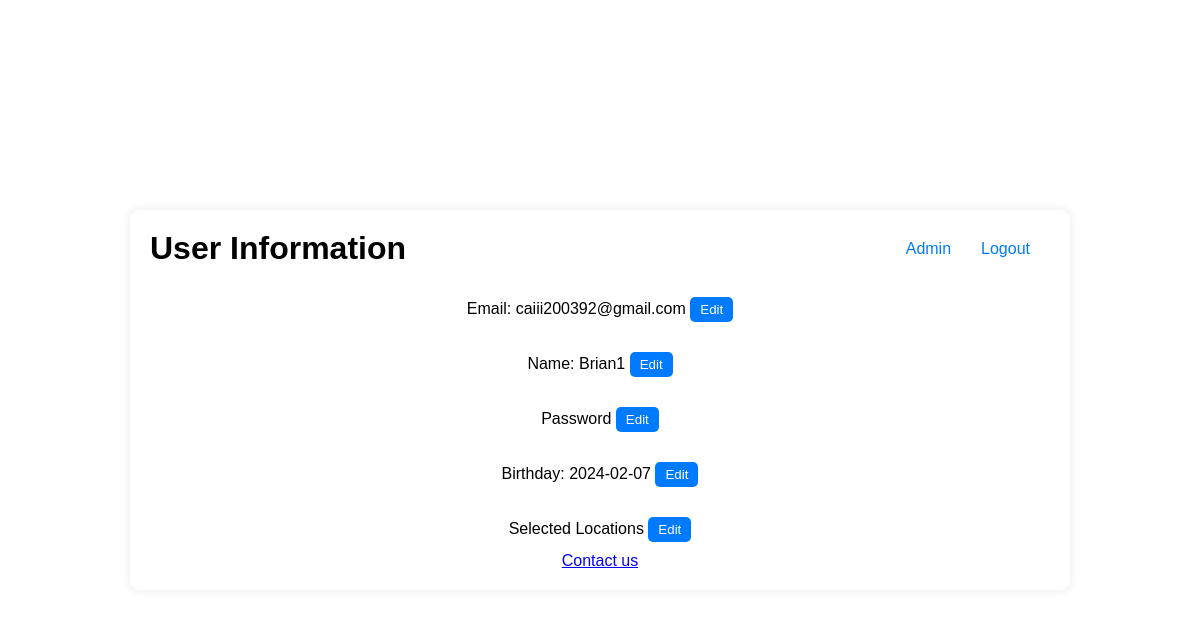
The app's page /home/4 (signed in) with its own data.
### tables this page shows
CREATE TABLE users
    (id INTEGER PRIMARY KEY,
    email TEXT NOT NULL,
    password TEXT NOT NULL,
    birthday TEXT NOT NULL,
    character TEXT,
    locations TEXT,
    name TEXT);

### app.py (the view)
@app.route('/home/<int:id>', methods=['GET', 'POST'])
@login_required
def home(id):
    user = load_user(id)
    if user.locations == "":
        selected_locations = []
    else:
        selected_locations=user.locations.split(',')
    return render_template('home.html', locations=list(cities.keys()), selected_locations=selected_locations, id=id, email=user.email, birthday=user.birthday, character=user.character, name=user.name)

### app.py (called while the page is built)
@login_manager.user_loader
def load_user(id):
    conn = sqlite3.connect(os.path.join(base_dir, 'users.db'))
    c = conn.cursor()
    c.execute(
        '''SELECT *
            FROM users
            WHERE id = ?
        ''', (id,))
    user = c.fetchall()
    conn.close()
    if user:
        user = user[0]
        return User(id, user[1], user[3], user[4], user[5], user[6])
    return None

@app.before_request
def check_shutdown():
    if is_shutting_down:
        return render_template('maintance.html')

### templates/home.html (shortened to what this page needs)
{% extends 'base.html' %}
{% block content %}
    <header>
        <h1>User Information</h1>
        <nav>
            <ul>
                {% if character == 'admin' %}
                    <li><a href="{{url_for('admin',id=id)}}">Admin</a></li>
                {% endif %}
                <li><a href="/logout">Logout</a></li>
            </ul>
        </nav>
    </header>
    <main>
        <form action="{{url_for('update_email', id=id)}}" method="GET">
            <div class="form-group">
                <label for="email">Email: {{email}}</label>
                <button type="submit" class="update-button" style="padding: 5px 10px;">Edit</button>
            </div>
        </form>
        <form action="{{url_for('update_name', id=id)}}" method="GET">
            <div class="form-group">
                <label for="text">Name: {{name}}</label>
                <button type="submit" class="update-button" style="padding: 5px 10px;">Edit</button>
            </div>
        </form>
        <form action="{{url_for('update_password', id=id)}}" method="GET">
            <div class="form-group">
                <label for="password">Password</label>
                <button type="submit" class="update-button" style="padding: 5px 10px;">Edit</button>
            </div>
        </form>
        <form action="{{url_for('update_birthday', id=id)}}" method="GET">
            <div class="form-group">
                <label for="birthday">Birthday: {{birthday}} </label>
                <button type="submit" class="update-button" style="padding: 5px 10px;">Edit</button>
            </div>
        </form>
        <form action="{{url_for('update_locations', id=id)}}" method="GET">
            <div class="form-group">
                <label for="location">Selected Locations</label>
                <button type="submit" class="update-button" style="padding: 5px 10px;">Edit</button>
            </div>
        </form>
        <a href="{{url_for('feedback_user', id=id)}}">Contact us</a>
    </main>
{% endblock %}

### static/css/styles.css (style rules this page uses)
body { font-family: 'Lucida Sans', 'Lucida Sans Regular', 'Lucida Grande', 'Lucida Sans Unicode', Geneva, Verdana, sans-serif; background: url('../images/background.jpg') no-repeat center center fixed; background-size: cover; display: flex; justify-content: center; align-items: center; height: 100vh; margin: 0; }
header { display: flex; justify-content: space-between; align-items: center; margin-bottom: 20px; }
header h1 { margin: 0; }
nav ul { list-style-type: none; padding: 0; margin: 0; display: flex; }
nav ul li { margin-right: 10px; }
nav ul li a, nav a { margin: 0 10px; text-decoration: none; color: #007BFF; }
form { display: flex; flex-direction: column; align-items: center; margin-top: 20px; }
button[type="submit"], button[type="button"] { padding: 10px 20px; margin-top: 10px; background-color: #007BFF; color: #fff; border: none; border-radius: 5px; cursor: pointer; }

### records on screen
users: email "caiii200392@gmail.com", name "Brian1", birthday "2024-02-07"
